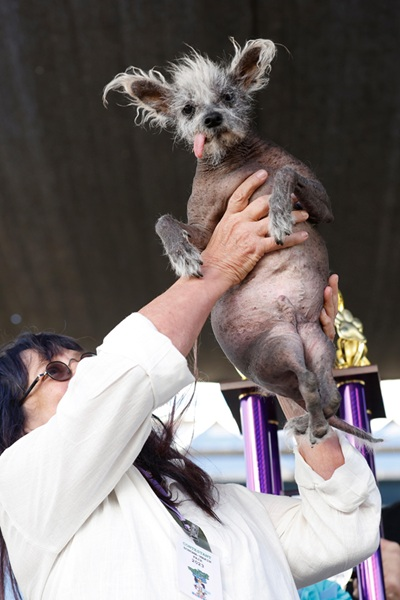
#> input picture ExemploOpenCV/cachorro.jpg, 400 x 600 px
$ python exemplo_convertpil.py
#> lines starting #> are read from the running program, lines starting #| are printed output that depends on the picture
#exemplo_convertpil
from PIL import Image
from PIL import ImageEnhance

# Carregar a imagem
imagem = Image.open("cachorro.jpg")
#> imagem is the input picture: PIL image 400x600 RGB; mean R, G, B 124.1, 116.5, 115.7
# Exibir a imagem

imagem.show()
imagem.save("imagem_convertida.bmp")

nova_imagem = imagem.resize((300, 400))
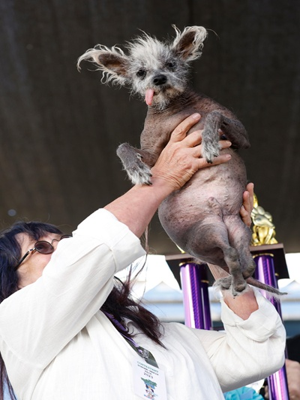
#> nova_imagem: PIL image 300x400 RGB; mean R, G, B 124.1, 116.5, 115.7
nova_imagem.show()

imagem_cinza = imagem.convert("L")
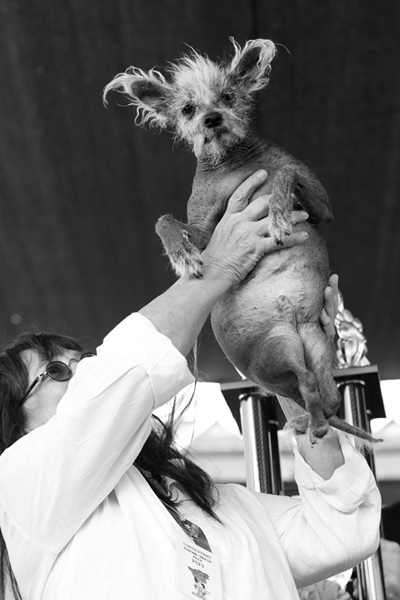
#> imagem_cinza: PIL image 400x600 L; min 0, max 255, mean 118.7
imagem_cinza.show()
imagem_cinza.save("imagem_cinza.bmp")

enhancer = ImageEnhance.Color(nova_imagem)
imagem_colorida = enhancer.enhance(2)
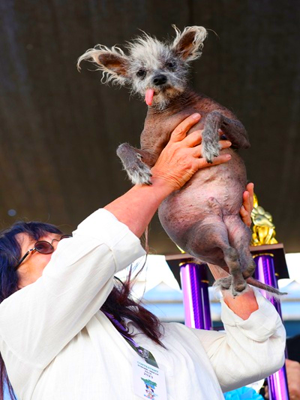
#> imagem_colorida: PIL image 300x400 RGB; mean R, G, B 129.4, 114.4, 112.4
imagem_colorida.show()
